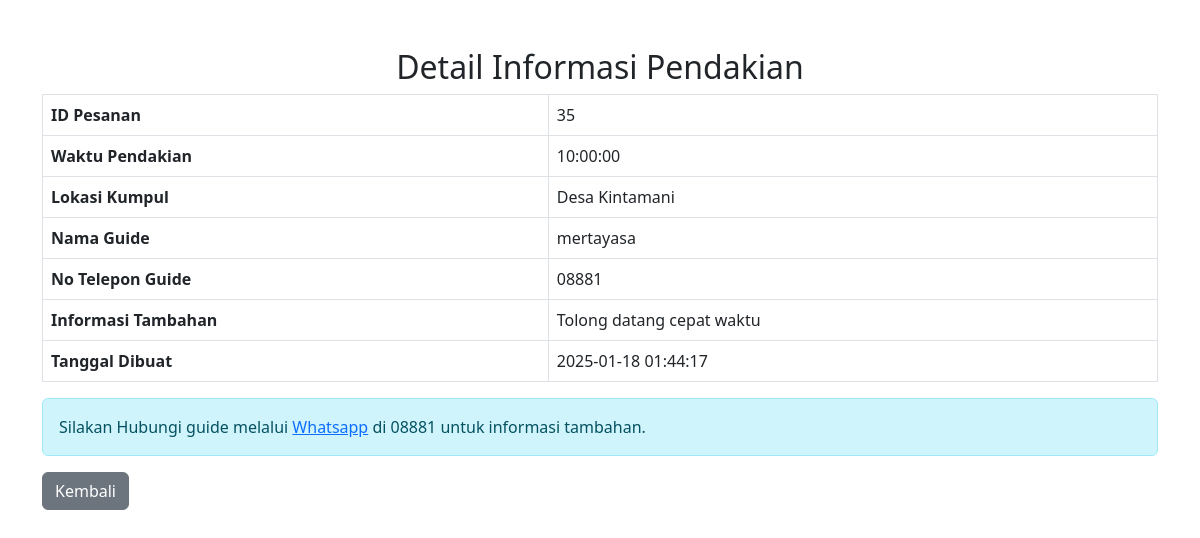
The app's page /detail_informasi_pendakian.php?id_pesanan=35 with its own data.
### tables this page shows
CREATE TABLE `informasi_pendakian` (
  `id_informasi` int(11) NOT NULL,
  `id_pesanan` int(11) NOT NULL,
  `waktu_pendakian` time NOT NULL,
  `lokasi_kumpul` text NOT NULL,
  `nama_guide` varchar(100) DEFAULT NULL,
  `no_telepon_guide` varchar(15) DEFAULT NULL,
  `informasi_tambahan` text DEFAULT NULL,
  `tanggal_dibuat` timestamp NOT NULL DEFAULT current_timestamp()
);

### detail_informasi_pendakian.php (the view, shortened to what this page needs)
<?php
$conn = new mysqli("localhost", "root", "", "mb_paradise");
$id_pesanan = $_GET['id_pesanan'] ?? null;
if ($id_pesanan) {
    $query_informasi = "SELECT * FROM informasi_pendakian WHERE id_pesanan = '$id_pesanan'";
    $result_informasi = $conn->query($query_informasi);
    if ($result_informasi->num_rows > 0) {
        $informasi = $result_informasi->fetch_assoc();
    } else {
        die("Informasi pendakian tidak ditemukan.");
    }
} else {
    die("ID Pesanan tidak ditemukan.");
}
?>
<!DOCTYPE html>
<html lang="en">
<head>
    <link href="https://cdn.jsdelivr.net/npm/bootstrap@5.3.0-alpha1/dist/css/bootstrap.min.css" rel="stylesheet">
</head>
<body>
<div class="container mt-5">
    <h2 class="text-center">Detail Informasi Pendakian</h2>
    <table class="table table-bordered">
        <tr>
            <th>ID Pesanan</th>
            <td><?php echo $informasi['id_pesanan']; ?></td>
        </tr>
        <tr>
            <th>Waktu Pendakian</th>
            <td><?php echo $informasi['waktu_pendakian']; ?></td>
        </tr>
        <tr>
            <th>Lokasi Kumpul</th>
            <td><?php echo $informasi['lokasi_kumpul']; ?></td>
        </tr>
        <tr>
            <th>Nama Guide</th>
            <td><?php echo $informasi['nama_guide']; ?></td>
        </tr>
        <tr>
            <th>No Telepon Guide</th>
            <td><?php echo $informasi['no_telepon_guide']; ?></td>
        </tr>
        <tr>
            <th>Informasi Tambahan</th>
            <td><?php echo $informasi['informasi_tambahan']; ?></td>
        </tr>
        <tr>
            <th>Tanggal Dibuat</th>
            <td><?php echo $informasi['tanggal_dibuat']; ?></td>
        </tr>
    </table>
    <div class="alert alert-info" role="alert">
        Silakan Hubungi guide melalui <a href="https://wa.me/<?php echo preg_replace('/[^0-9]/', '', $informasi['no_telepon_guide']); ?>" target="_blank">Whatsapp</a> di <?php echo $informasi['no_telepon_guide']; ?> untuk informasi tambahan.
    </div>
    <a href="pesanan_login.php" class="btn btn-secondary">Kembali</a>
</div>
</body>
</html>

### records on screen
informasi_pendakian: id_pesanan "35", waktu_pendakian "10:00:00", lokasi_kumpul "Desa Kintamani", nama_guide "mertayasa", no_telepon_guide "08881", informasi_tambahan "Tolong datang cepat waktu", tanggal_dibuat "2025-01-18 01:44:17"
